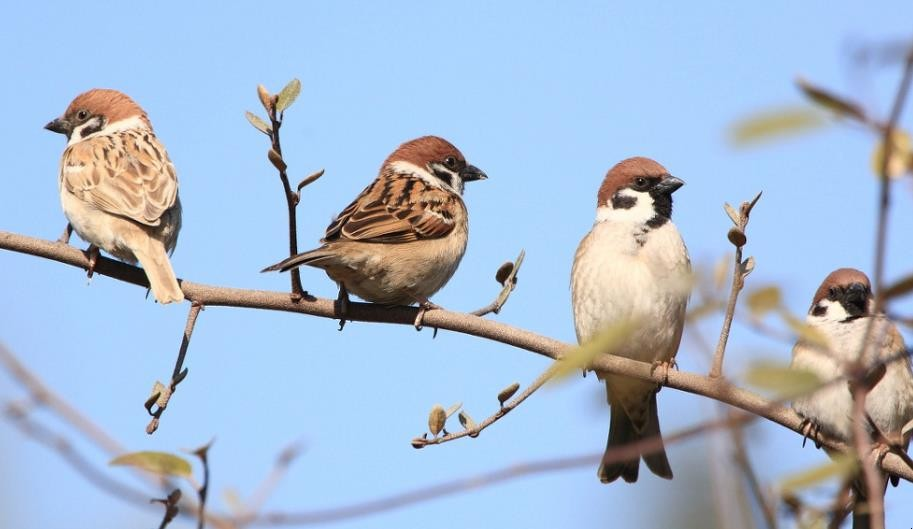
%> input picture Matlab/Image_proc/Gauss/Gauss.jpg, 913 x 529 px
$ octave Gauss.m   (GNU Octave 9; MATLAB toolbox functions it lacks are replaced by stand-ins)
%> lines starting %> are read from the running program, lines starting %| are printed output that depends on the picture
% 读取 RGB 图像
rgbImage = imread('Gauss.jpg');
%> rgbImage is the input picture: size 529x913x3 uint8; mean R, G, B 166.5, 185.9, 209.7

% 将图像转换为灰度图像
grayImage = rgb2gray(rgbImage);
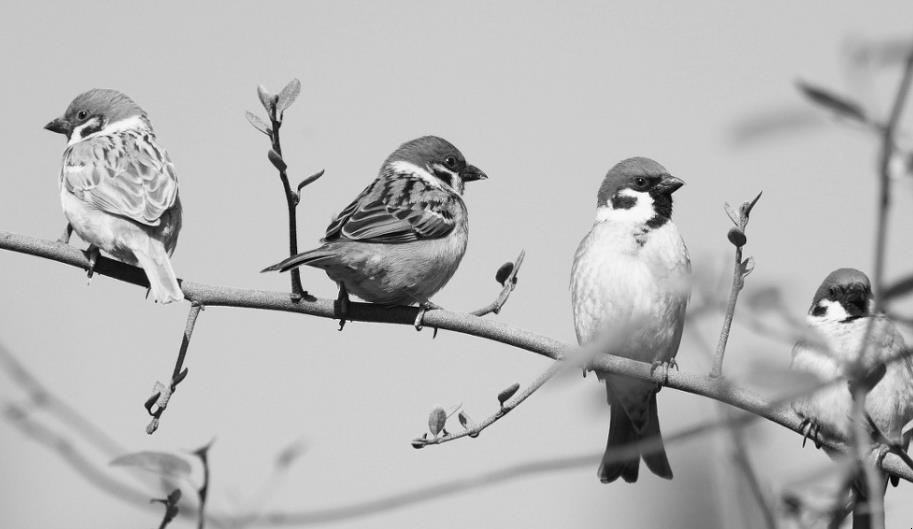
%> grayImage: size 529x913 uint8; min 1, max 253, mean 182.8

% 创建显示窗口
figure('Name', 'Gauss');
set(gcf, 'MenuBar', 'none');
set(gcf, 'ToolBar', 'none');
set(gcf, 'Units', 'pixels');
set(gcf, 'Position', [100, 100, 1119, 300]);

% 添加高斯噪声
noiseStdDev = 0.1; % 噪声标准差
noisyImage = imnoise(grayImage, 'gaussian', 0, noiseStdDev);
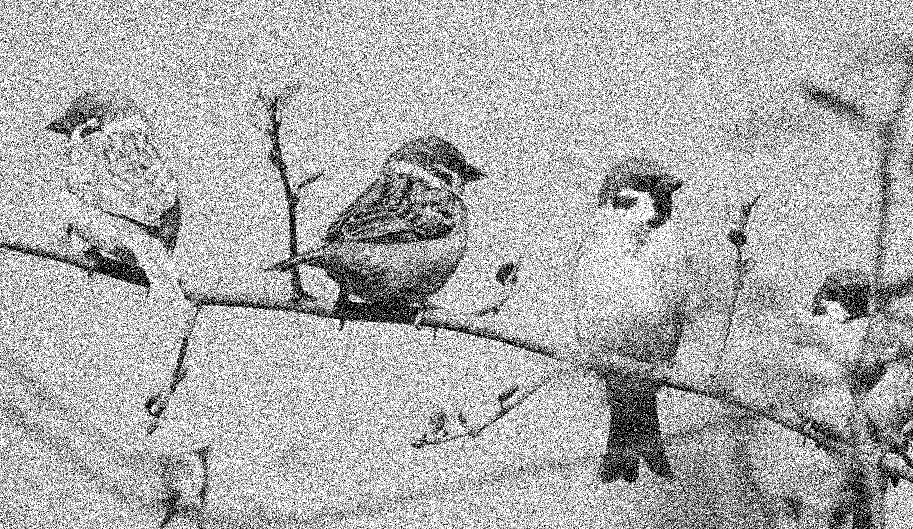
%> noisyImage: size 529x913 uint8; min 0, max 255, mean 173.6


% 第二列：添加高斯噪声后的图像
subplot(1, 2, 1);
imshow(noisyImage);
title(sprintf('添加高斯噪声后的图像'));

% 高斯滤波
filterStdDev = 3; % 滤波标准差
kernelSize = [15, 15]; % 核大小
filteredImage = imgaussfilt(noisyImage, filterStdDev, 'FilterSize', kernelSize);
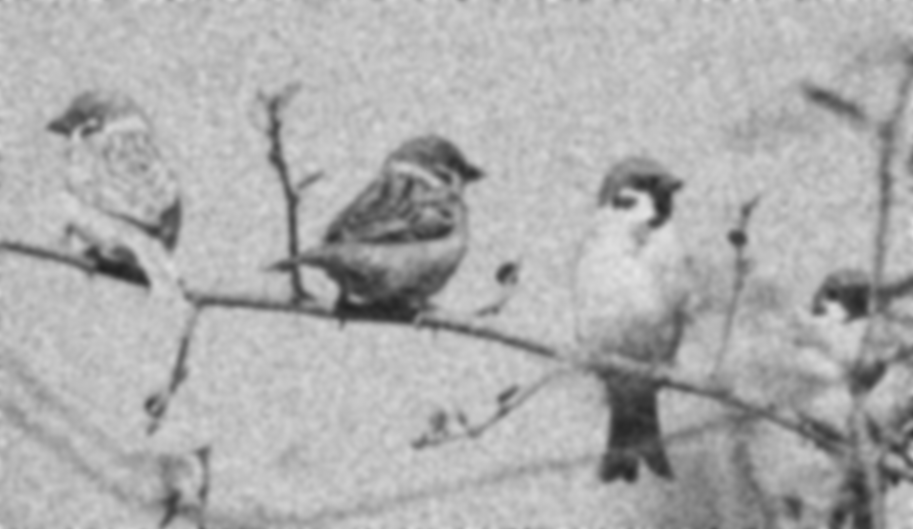
%> filteredImage: size 529x913 uint8; min 35, max 228, mean 173.6

% 第三列：高斯滤波后的图像
subplot(1, 2, 2);
imshow(filteredImage);
title(sprintf('高斯滤波后的图像'));

figure;
% 第一列：原始灰度图像
subplot(1, 3, 1);
imshow(grayImage);
title('原图');


disp('操作完成！');
